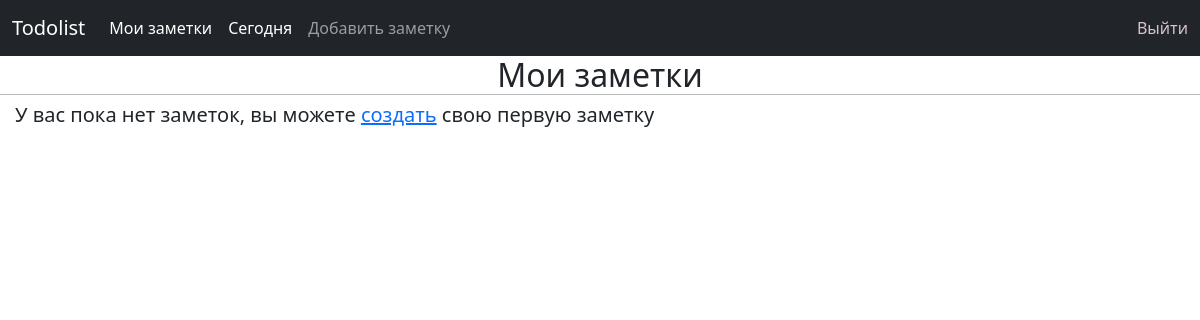
The app's page /notes/ (signed in), older data.
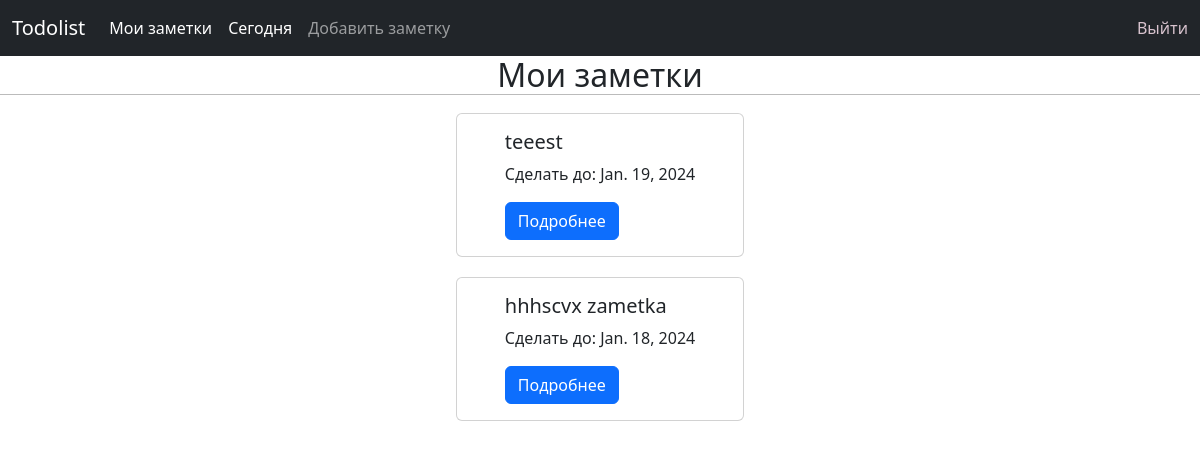
The same page, newer data.
### notes/models.py (models this page shows, shortened)
class Note(models.Model):
    STATUS_CHOICES = [
        ('ToDo', 'Не сделано'),
        ('Completed', 'Сделано'),
    ]
    title = models.CharField(max_length=200)
    created = models.DateTimeField(auto_now_add=True)
    datetodo = models.DateField()
    status = models.CharField(
        max_length=20, choices=STATUS_CHOICES, default='ToDo')
    description = models.TextField(blank=True, null=True)
    user = models.ForeignKey(User,
                             on_delete=models.CASCADE,
                             related_name='notes_created')
    class Meta:
        ordering = ['-created']

### notes/views.py (the view)
# urls.py: path('', views.list_view, name='list_view'),
def list_view(request):
    all_notes = Note.objects.filter(user=request.user).order_by('-datetodo')
    return render(request, 'notes/list.html', {'all_notes': all_notes})

### notes/templates/notes/list.html (shortened to what this page needs)
{% extends 'base.html' %}
{% block content %}
  <h2 style="text-align: center;">Мои заметки</h2>
  {% for note in all_notes %}
    <div style="display: flex; justify-content: center; align-items: center;">
      <div class="card" style="width: 18rem; display: flex; justify-content: center; align-items: center; margin: 10px;">
          <div class="card-body">
          <h5 class="card-title">{{ note.title }}</h5>
          <p class="card-text">Сделать до: {{ note.datetodo }}</p>
          <a href="{% url 'notes:detail_view' note.id %}" class="btn btn-primary">Подробнее</a>
          </div>
      </div>
    </div>
  {% empty %}
    <h5 class="ah2">У вас пока нет заметок, вы можете <a href="{% url 'notes:create_view' %}">создать</a> свою первую заметку</h5>
  {% endfor %}
{% endblock content %}

Row changes from the older to the newer data that the page shows:
added Note: title "teeest", datetodo "Jan. 19, 2024"
added Note: title "hhhscvx zametka", datetodo "Jan. 18, 2024"
Text that changed along with them:
text no longer shown: "У вас пока нет заметок, вы можете создать свою первую заметку"
